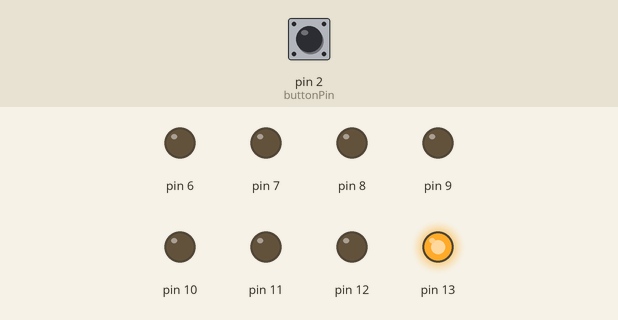
This sketch was run on a simulated Arduino Uno, built with avr-gcc and run on an emulated ATmega328P. Shown: output pins drawn as LEDs (lit = HIGH). The inputs (shaded band) are chosen by the test bench; at power-on: pin 2 (buttonPin) LOW. What the sketch prints to the serial monitor is not drawn.

Above: at 1.2 s.
1.3 s: pin 2 (buttonPin) pulled HIGH for 0.15 s
Timing chart, 0 to 4.3 s (numbered marks = the images above; inputs shaded):
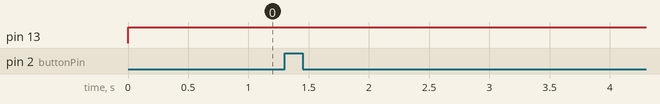

Measured:
- after the input at 1.3 s, every drawn part: stays the same

The sketch:

30ButtonHitGame.ino
```cpp
const int  buttonPin = 2;

int buttonPushCounter = 0;
int buttonState = 0;
int lastButtonState = 0;

int index = 0;
long startTime = 0;
long endTime = 0;

void setup() {
  pinMode(buttonPin, INPUT);
  for(int pin=13; pin>=6; pin--) {
      pinMode(pin, OUTPUT);
  }
  Serial.begin(9600);
}


void loop() {
  buttonState = digitalRead(buttonPin);

  if (buttonState != lastButtonState) {
    if (buttonState == HIGH) {
      buttonPushCounter++;
      if(buttonPushCounter == 1) {
        startTime = millis();
        Serial.println("Game Start");
      }
      Serial.println("on");
      Serial.print("number of button pushes: ");
      Serial.println(buttonPushCounter);
    } else {
      Serial.println("off");
    }
    delay(50);
  }
  lastButtonState = buttonState;

  index = buttonPushCounter / 10;
  if(buttonPushCounter == 100) {
    endTime = millis();
    Serial.print("Time : ");
    Serial.print(float(endTime - startTime)/(float)1000);
    Serial.println(" second(s)");

    for(int pin=13; pin>=(13-index); pin--) {
      digitalWrite(pin, LOW);
    }

    while(true){};
  } else {
    for(int pin=13; pin>=(13-index); pin--) {
      digitalWrite(pin, HIGH);
    }
  }
}
```
